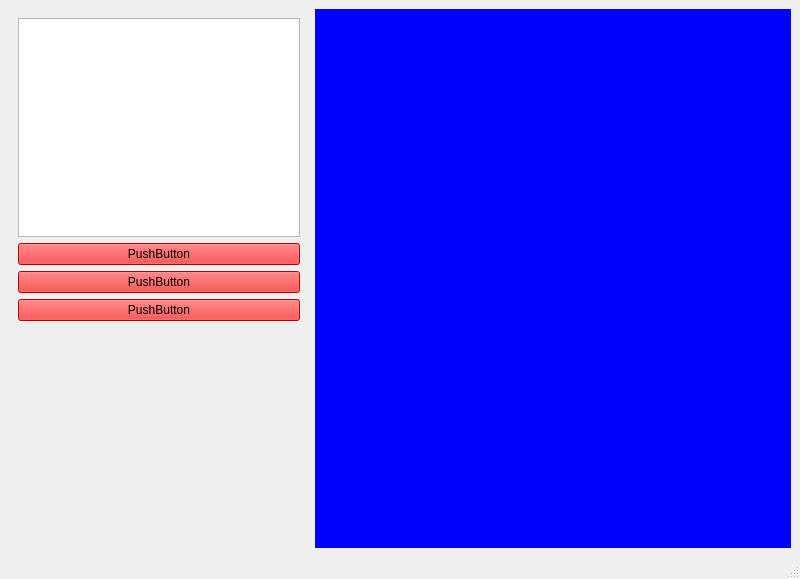
<?xml version="1.0" encoding="UTF-8"?>
<ui version="4.0">
 <class>MainWindow</class>
 <widget class="QMainWindow" name="MainWindow">
  <property name="geometry">
   <rect>
    <x>0</x>
    <y>0</y>
    <width>800</width>
    <height>579</height>
   </rect>
  </property>
  <property name="windowTitle">
   <string>MainWindow</string>
  </property>
  <widget class="QWidget" name="centralwidget">
   <property name="styleSheet">
    <string notr="true">QPushButton{
background-color: red;

}</string>
   </property>
   <layout class="QHBoxLayout" name="horizontalLayout">
    <item>
     <widget class="QWidget" name="widget" native="true">
      <property name="minimumSize">
       <size>
        <width>300</width>
        <height>0</height>
       </size>
      </property>
      <property name="maximumSize">
       <size>
        <width>300</width>
        <height>16777215</height>
       </size>
      </property>
      <layout class="QVBoxLayout" name="verticalLayout_2">
       <item>
        <widget class="QGraphicsView" name="graphicsView"/>
       </item>
       <item>
        <widget class="QPushButton" name="pushButton_3">
         <property name="text">
          <string>PushButton</string>
         </property>
        </widget>
       </item>
       <item>
        <widget class="QPushButton" name="pushButton_2">
         <property name="text">
          <string>PushButton</string>
         </property>
        </widget>
       </item>
       <item>
        <widget class="QPushButton" name="pushButton">
         <property name="text">
          <string>PushButton</string>
         </property>
        </widget>
       </item>
       <item>
        <spacer name="verticalSpacer">
         <property name="orientation">
          <enum>Qt::Vertical</enum>
         </property>
         <property name="sizeHint" stdset="0">
          <size>
           <width>20</width>
           <height>177</height>
          </size>
         </property>
        </spacer>
       </item>
      </layout>
     </widget>
    </item>
    <item>
     <widget class="QWidget" name="widget_2" native="true">
      <property name="styleSheet">
       <string notr="true">background-color: blue;</string>
      </property>
     </widget>
    </item>
   </layout>
  </widget>
  <widget class="QMenuBar" name="menubar">
   <property name="geometry">
    <rect>
     <x>0</x>
     <y>0</y>
     <width>800</width>
     <height>26</height>
    </rect>
   </property>
  </widget>
  <widget class="QStatusBar" name="statusbar"/>
 </widget>
 <resources/>
 <connections/>
</ui>
